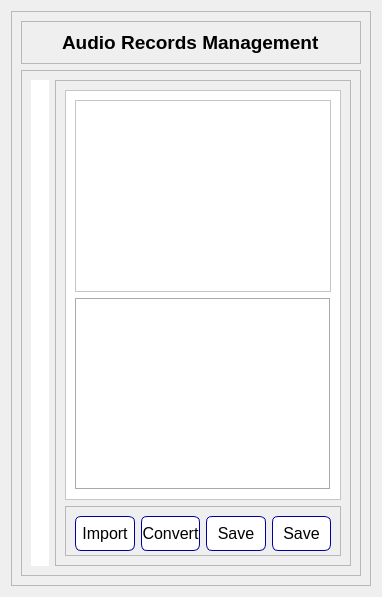
             <widget class="QWidget" name="page_Audio">
              <layout class="QVBoxLayout" name="verticalLayout">
               <item>
                <widget class="QFrame" name="frame">
                 <property name="frameShape">
                  <enum>QFrame::StyledPanel</enum>
                 </property>
                 <property name="frameShadow">
                  <enum>QFrame::Raised</enum>
                 </property>
                 <layout class="QVBoxLayout" name="verticalLayout_22">
                  <item>
                   <widget class="QFrame" name="frame_2">
                    <property name="maximumSize">
                     <size>
                      <width>16777215</width>
                      <height>60</height>
                     </size>
                    </property>
                    <property name="frameShape">
                     <enum>QFrame::StyledPanel</enum>
                    </property>
                    <property name="frameShadow">
                     <enum>QFrame::Raised</enum>
                    </property>
                    <layout class="QHBoxLayout" name="horizontalLayout_6">
                     <item alignment="Qt::AlignHCenter">
                      <widget class="QLabel" name="label_4">
                       <property name="font">
                        <font>
                         <family>Arial</family>
                         <pointsize>14</pointsize>
                         <weight>75</weight>
                         <bold>true</bold>
                        </font>
                       </property>
                       <property name="text">
                        <string>Audio Records Management</string>
                       </property>
                      </widget>
                     </item>
                    </layout>
                   </widget>
                  </item>
                  <item>
                   <widget class="QFrame" name="frame_19">
                    <property name="frameShape">
                     <enum>QFrame::StyledPanel</enum>
                    </property>
                    <property name="frameShadow">
                     <enum>QFrame::Raised</enum>
                    </property>
                    <layout class="QHBoxLayout" name="horizontalLayout_11">
                     <item>
                      <widget class="QWidget" name="widget" native="true">
                       <property name="styleSheet">
                        <string notr="true">background-color: rgb(255, 255, 255);</string>
                       </property>
                       <layout class="QVBoxLayout" name="verticalLayout_21">
                        <item>
                         <layout class="QVBoxLayout" name="VE_MusicPlayer"/>
                        </item>
                       </layout>
                      </widget>
                     </item>
                     <item>
                      <widget class="QFrame" name="frame_18">
                       <property name="frameShape">
                        <enum>QFrame::StyledPanel</enum>
                       </property>
                       <property name="frameShadow">
                        <enum>QFrame::Raised</enum>
                       </property>
                       <layout class="QVBoxLayout" name="verticalLayout_2">
                        <item>
                         <widget class="QFrame" name="frame_16">
                          <property name="styleSheet">
                           <string notr="true">background-color: rgb(255, 255, 255);</string>
                          </property>
                          <property name="frameShape">
                           <enum>QFrame::StyledPanel</enum>
                          </property>
                          <property name="frameShadow">
                           <enum>QFrame::Raised</enum>
                          </property>
                          <layout class="QVBoxLayout" name="verticalLayout_25">
                           <item>
                            <widget class="QTableWidget" name="tableWidget"/>
                           </item>
                           <item>
                            <widget class="QTextEdit" name="textEdit">
                             <property name="font">
                              <font>
                               <family>Arial</family>
                               <pointsize>12</pointsize>
                              </font>
                             </property>
                             <property name="frameShape">
                              <enum>QFrame::Box</enum>
                             </property>
                            </widget>
                           </item>
                          </layout>
                         </widget>
                        </item>
                        <item>
                         <widget class="QFrame" name="frame_14">
                          <property name="maximumSize">
                           <size>
                            <width>16777215</width>
                            <height>50</height>
                           </size>
                          </property>
                          <property name="frameShape">
                           <enum>QFrame::StyledPanel</enum>
                          </property>
                          <property name="frameShadow">
                           <enum>QFrame::Raised</enum>
                          </property>
                          <layout class="QHBoxLayout" name="horizontalLayout_7">
                           <item>
                            <widget class="QPushButton" name="PB_Import_Audio_Files">
                             <property name="minimumSize">
                              <size>
                               <width>0</width>
                               <height>35</height>
                              </size>
                             </property>
                             <property name="font">
                              <font>
                               <family>Arial</family>
                               <pointsize>12</pointsize>
                              </font>
                             </property>
                             <property name="styleSheet">
                              <string notr="true">QPushButton
					{
                       border: 1px solid rgb(0,0,160);	
					 border-radius : 6px;
	background-color: rgb(255, 255, 255);
						
					}
 					 QPushButton:hover{
			
                 	background-color:  rgb(246, 255, 187);
	                                  

}
QPushButton:pressed{
  background-color :rgb(246, 255, 187);
}
</string>
                             </property>
                             <property name="text">
                              <string>Import</string>
                             </property>
                             <property name="icon">
                              <iconset>
                               <normaloff>icons/folder (1).png</normaloff>icons/folder (1).png</iconset>
                             </property>
                             <property name="iconSize">
                              <size>
                               <width>20</width>
                               <height>20</height>
                              </size>
                             </property>
                            </widget>
                           </item>
                           <item>
                            <widget class="QPushButton" name="PB_Play_Audio_to_Text">
                             <property name="minimumSize">
                              <size>
                               <width>0</width>
                               <height>35</height>
                              </size>
                             </property>
                             <property name="font">
                              <font>
                               <family>Arial</family>
                               <pointsize>12</pointsize>
                              </font>
                             </property>
                             <property name="styleSheet">
                              <string notr="true">QPushButton
					{
                       border: 1px solid rgb(0,0,160);	
					 border-radius : 6px;
	background-color: rgb(255, 255, 255);
						
					}
 					 QPushButton:hover{
			
                 	background-color:  rgb(246, 255, 187);
	                                  

}
QPushButton:pressed{
  background-color :rgb(246, 255, 187);
}
</string>
                             </property>
                             <property name="text">
                              <string>Convert</string>
                             </property>
                             <property name="icon">
                              <iconset>
                               <normaloff>icons/play.png</normaloff>icons/play.png</iconset>
                             </property>
                             <property name="iconSize">
                              <size>
                               <width>30</width>
                               <height>30</height>
                              </size>
                             </property>
                            </widget>
                           </item>
                           <item>
                            <widget class="QPushButton" name="PB_Save_OCR_To_Word_2">
                             <property name="minimumSize">
                              <size>
                               <width>0</width>
                               <height>35</height>
                              </size>
                             </property>
                             <property name="font">
                              <font>
                               <family>Arial</family>
                               <pointsize>12</pointsize>
                              </font>
                             </property>
                             <property name="styleSheet">
                              <string notr="true">QPushButton
					{
                       border: 1px solid rgb(0,0,160);	
					 border-radius : 6px;
	background-color: rgb(255, 255, 255);
						
					}
 					 QPushButton:hover{
			
                 	background-color:  rgb(246, 255, 187);
	                                  

}
QPushButton:pressed{
  background-color :rgb(246, 255, 187);
}
</string>
                             </property>
                             <property name="text">
                              <string>Save</string>
                             </property>
                             <property name="icon">
                              <iconset>
                               <normaloff>icons/word.png</normaloff>icons/word.png</iconset>
                             </property>
                             <property name="iconSize">
                              <size>
                               <width>30</width>
                               <height>30</height>
                              </size>
                             </property>
                            </widget>
                           </item>
                           <item>
                            <widget class="QPushButton" name="PB_Save_OCR_To_Text_2">
                             <property name="minimumSize">
                              <size>
                               <width>0</width>
                               <height>35</height>
                              </size>
                             </property>
                             <property name="font">
                              <font>
                               <family>Arial</family>
                               <pointsize>12</pointsize>
                              </font>
                             </property>
                             <property name="styleSheet">
                              <string notr="true">QPushButton
					{
                       border: 1px solid rgb(0,0,160);	
					 border-radius : 6px;
	background-color: rgb(255, 255, 255);
						
					}
 					 QPushButton:hover{
			
                 	background-color:  rgb(246, 255, 187);
	                                  

}
QPushButton:pressed{
  background-color :rgb(246, 255, 187);
}
</string>
                             </property>
                             <property name="text">
                              <string>Save</string>
                             </property>
                             <property name="icon">
                              <iconset>
                               <normaloff>icons/Notepad.jpg</normaloff>icons/Notepad.jpg</iconset>
                             </property>
                             <property name="iconSize">
                              <size>
                               <width>30</width>
                               <height>30</height>
                              </size>
                             </property>
                            </widget>
                           </item>
                          </layout>
                         </widget>
                        </item>
                       </layout>
                      </widget>
                     </item>
                    </layout>
                   </widget>
                  </item>
                 </layout>
                </widget>
               </item>
              </layout>
             </widget>
